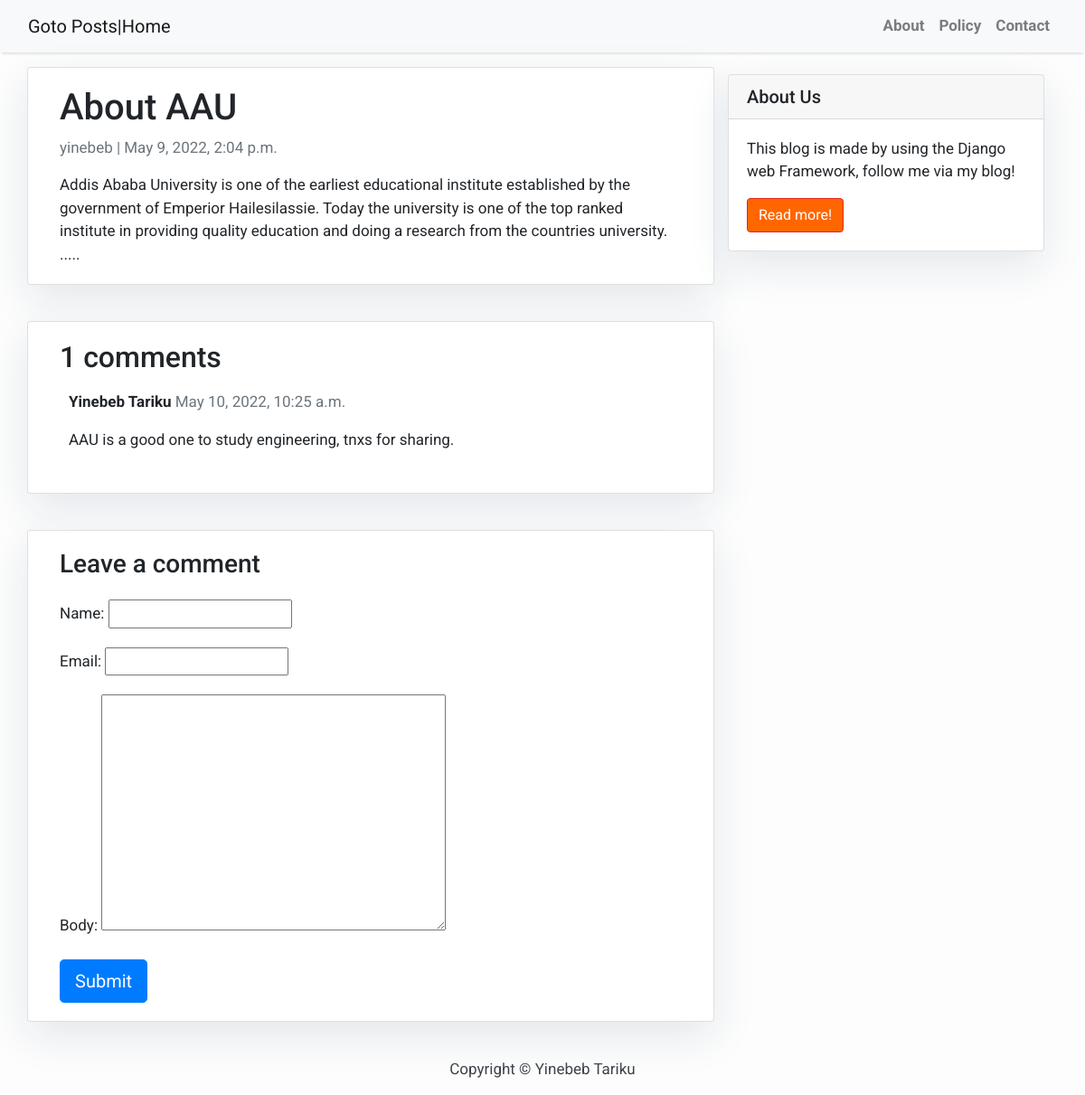
The page /blog/about-aau/ on the database its author committed.
### blog/models.py (models this page shows, shortened)
class Post(models.Model):
    title = models.CharField(max_length=200, unique=True)
    slug = models.SlugField(max_length=200, unique=True)
    author = models.ForeignKey(
        User, on_delete=models.CASCADE, related_name='blog_posts')
    updated_on = models.DateTimeField(auto_now=True)
    content = models.TextField()
    created_on = models.DateTimeField(auto_now_add=True)
    status = models.IntegerField(choices=STATUS, default=0)
    class Meta:  # class used to store metadata
        ordering = ['-created_on']

class Comment(models.Model):
    post = models.ForeignKey(
        Post, on_delete=models.CASCADE, related_name='comments')
    name = models.CharField(max_length=80)
    email = models.EmailField()
    email = models.EmailField()
    body = models.TextField()
    created_on = models.DateTimeField(auto_now_add=True)
    active = models.BooleanField(default=False)
    class Meta:
        ordering = ['created_on']

### blog/views.py (the view)
# urls.py: path('<slug:slug>/', views.post_detail, name='post_detail'),
def post_detail(request, slug):
    template_name = 'post_detail.html'
    post = get_object_or_404(Post, slug=slug)
    comments = post.comments.filter(active=True)
    new_comment = None
    if request.method == 'POST':
        comment_form = CommentForm(data=request.POST)
        if comment_form.is_valid():
            new_comment = comment_form.save(commit=False)
            new_comment.post = post
            new_comment.save()
    else:
        comment_form = CommentForm()
    return render(request, template_name, {'post': post,
                                           'comments': comments,
                                           'new_comment': new_comment,
                                           'comment_form': comment_form})

### blog/forms.py
class CommentForm(forms.ModelForm):
    class Meta:
        model = Comment
        fields = ('name', 'email', 'body')

### templates/post_detail.html (shortened to what this page needs)
{% extends 'base.html' %} {% block content %}
<div class="container">
  <div class="row">
    <div class="col-md-8 card mb-4  mt-3 left  top">
      <div class="card-body">
        <h1>{% block title %} {{ post.title }} {% endblock title %}</h1>
        <p class=" text-muted">{{ post.author }} | {{ post.created_on }}</p>
        <p class="card-text ">{{ post.content | safe }}</p>
      </div>
    </div>
    {% block sidebar %} {% include 'sidebar.html' %} {% endblock sidebar %}
    <div class="col-md-8 card mb-4  mt-3 ">
      <div class="card-body">
        <h2>{{ comments.count }} comments</h2>
        {% for comment in comments %}
        <div class="comments" style="padding: 10px;">
          <p class="font-weight-bold">
            {{ comment.name }}
            <span class=" text-muted font-weight-normal">
              {{ comment.created_on }}
            </span>
          </p>
          {{ comment.body | linebreaks }}
        </div>
        {% endfor %}
      </div>
    </div>
    <div class="col-md-8 card mb-4  mt-3 ">
      <div class="card-body">
        {% if new_comment %}
        <div class="alert alert-success" role="alert">
          Your comment is awaiting moderation
        </div>
        {% else %}
        <h3>Leave a comment</h3>
        <form method="post" style="margin-top: 1.3em;">
          {{ comment_form.as_p }}
          <button type="submit" class="btn btn-primary  btn-lg">Submit</button>
        </form>
        {% endif %}
      </div>
    </div>
  </div>
</div>
{% endblock content %}

### templates/base.html (style rules this page uses)
body { font-family: "Roboto", sans-serif; font-size: 17px; background-color: #fdfdfd; }

### templates/sidebar.html (style rules this page uses)
.card { box-shadow: 0 16px 48px #E3E7EB; }

### rows shown on the page
Post: title "About AAU", author "yinebeb", created_on "May 9, 2022, 2:04 p.m.", content "Addis Ababa University is one of the earliest educational institute established by the government of Emperior Hailesilassie. Today the university is one of the top ranked institute in providing quality education and doing a research from the countries university. ....."
Comment: name "Yinebeb Tariku", created_on "May 10, 2022, 10:25 a.m.", body "AAU is a good one to study engineering, tnxs for sharing."

### other values the page prints
{{ comments.count }} "1"
